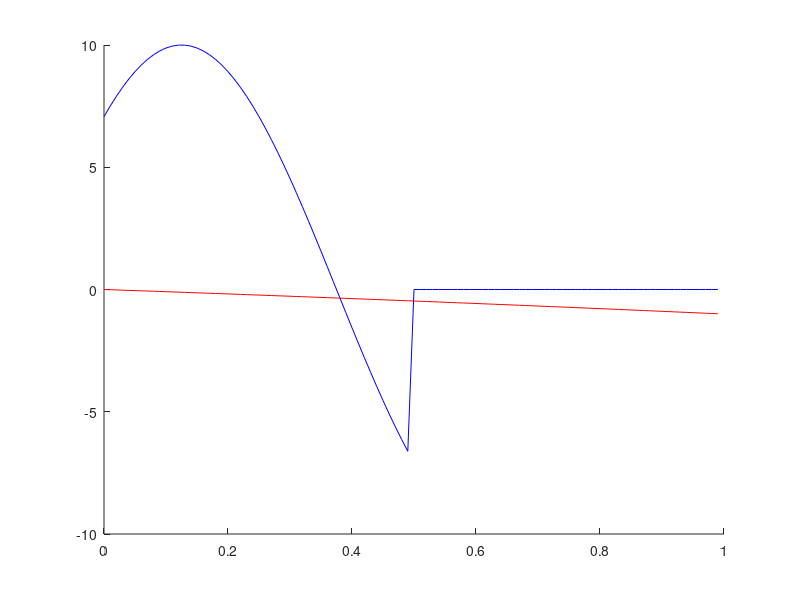
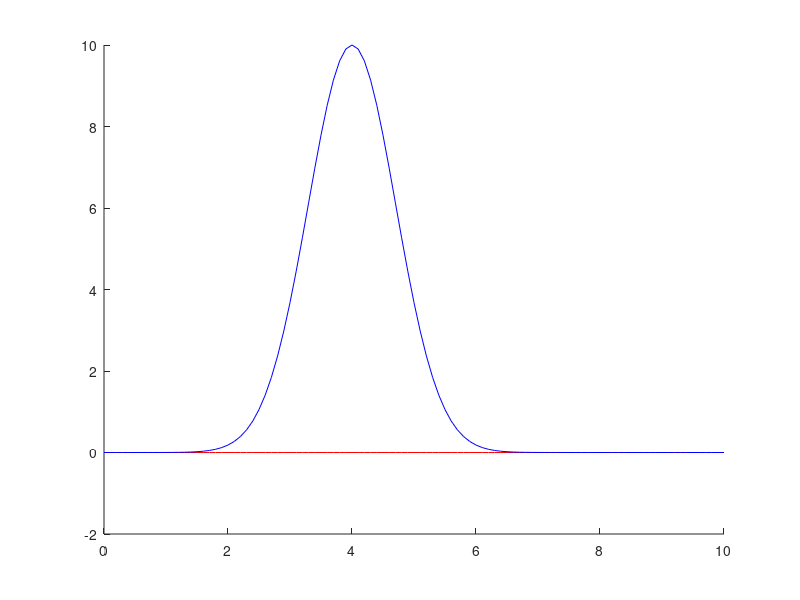
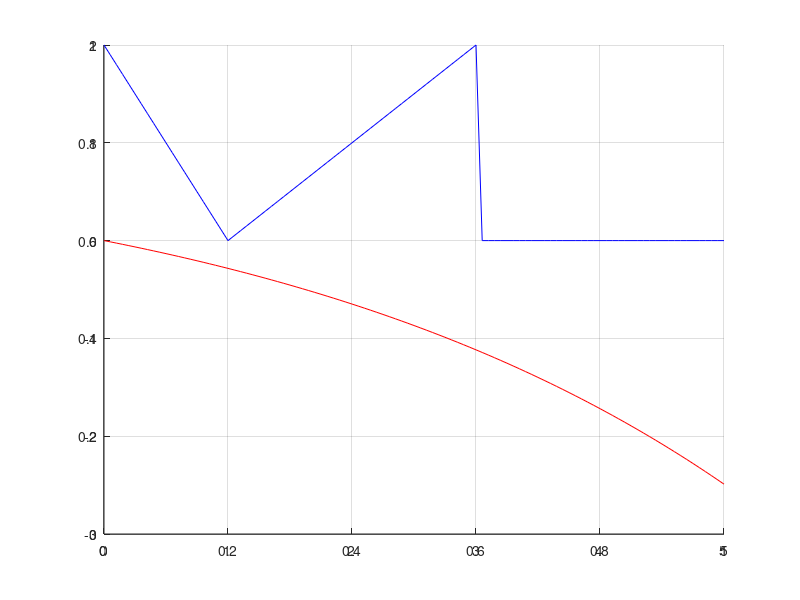

Write MATLAB code to recreate these figures, in order. (Note: this script raises an error after producing the figures.)
global cnt A fi tau sigm omg t0


A = 10.0;
fi = pi ./ 4.0;
sigm = 1.0;
t0 = 4.0;
tau = 4.0;
omg = pi .* 2.0;


xFile1 = fopen('data/x1.txt', 'r');
xFile2 = fopen('data/x2.txt', 'r');
xFile3 = fopen('data/x3.txt', 'r');
yFile1 = fopen('data/y1.txt', 'r');
yFile2 = fopen('data/y2.txt', 'r');
yFile3 = fopen('data/y3.txt', 'r');
sFile1 = fopen('data/s1.txt', 'r');
sFile2 = fopen('data/s2.txt', 'r');
sFile3 = fopen('data/s3.txt', 'r');
y1 = fscanf(yFile1, '%lf', Inf);
y2 = fscanf(yFile2, '%lf', Inf);
y3 = fscanf(yFile3, '%lf', Inf);
s1 = fscanf(sFile1, '%lf', Inf);
s2 = fscanf(sFile2, '%lf', Inf);
s3 = fscanf(sFile3, '%lf', Inf);
x1 = fscanf(xFile1, "%lf", Inf);
x2 = fscanf(xFile2, "%lf", Inf);
x3 = fscanf(xFile3, "%lf", Inf);

fclose(yFile1);
fclose(yFile2);
fclose(yFile3);
fclose(sFile1);
fclose(sFile2);
fclose(sFile3);
fclose(xFile1);
fclose(xFile2);
fclose(xFile3);

fh_s1 = figure("name", "Signal one");
fh_s2 = figure("name", "Signal two");
fh_s3 = figure("name", "Signal three");
ah_s1 = axes(fh_s1);
hold on;
grid on;
ah_s2 = axes(fh_s2);
hold on;
grid on;
ah_s3 = axes(fh_s3);
hold on;
grid on;

line(x1, y1, 'parent', ah_s1, 'color', 'r');
line(x1, s1, 'parent', ah_s1, 'color', 'b');
line(x2, y2, 'parent', ah_s2, 'color', 'r');
line(x2, s2, 'parent', ah_s2, 'color', 'b');
line(x3, y3, 'parent', ah_s3, 'color', 'r');
line(x3, s3, 'parent', ah_s3, 'color', 'b');



format longE
cnt = 0;
disp('quad:');
quad('v2', -pi ./ 2, pi ./ 2, 1e-6)
disp('function calls:');
format short
cnt

format longE
cnt = 0;
disp('integral:');
integral('v2',-pi ./ 2, pi ./ 2)
disp('function calls:');
format short
cnt

format longE
cnt = 0;
disp('quadl:');
quadl('v2', -pi ./ 2, pi ./ 2, 1e-6)
disp('function calls:');
format short
cnt

tpp = 0.0;
tpm = pi ./ omg;

y = y1;
s = s1;
tmax = 1.0;

x = linspace(0, tmax, length(x1));

for i = 1:length(x)
	if(x(i) < pi ./ omg)
		y(i) = s1_f(tpp) .* h(x(i) - tpp) + quad('fun', tpp, x(i) - s1_f(tpm)) .* h(x(i)) - s1_f(tpm) * h(x(i) - tmax);
	else
		y(i) = s1_f(tpp) .* h(x(i) - tpp) + quad('fun', tpp, tpm - s1_f(tpm)) .* h(x(i)) - s1_f(tpm) .* h (x(i) - tmax);
	end
end
disp('Difference between C++ and matlab data:')
disp('S1:')
norm(abs(y1 - y))

tmax = 10;
x = linspace(0, tmax, length(x2));
y = y2;
for i = 1:length(x)
	if(x(i) < pi ./ omg)
		y(i) = s2_f(tpp) .* h(x(i) - tpp) + quad('fun', tpp, x(i) - s2_f(tpm)) .* h(x(i)) - s2_f(tpm) * h(x(i) - tmax);
	else
		y(i) = s2_f(tpp) .* h(x(i) - tpp) + quad('fun', tpp, tpm - s2_f(tpm)) .* h(x(i)) - s2_f(tpm) .*  h(x(i) - tmax);
	end
end
disp('S2:')
norm(abs(y2 - y))

tmax = 5;
x = linspace(0, tmax, length(x3));
y = y3;
for i = 1:length(x)
	if(x(i) < pi ./ omg)
		y(i) = s3_f(tpp) .* h(x(i) - tpp) + quad('fun', tpp, x(i) - s3_f(tpm)) .* h(x(i)) - s3_f(tpm) * h(x(i) - tmax);
	else
		y(i) = s3_f(tpp) .* h(x(i) - tpp) + quad('fun', tpp, tpm - s3_f(tpm)) .* h(x(i)) - s3_f(tpm) .*  h(x(i) - tmax);
	end
end
disp('S3:')
norm(abs(y3 - y))
